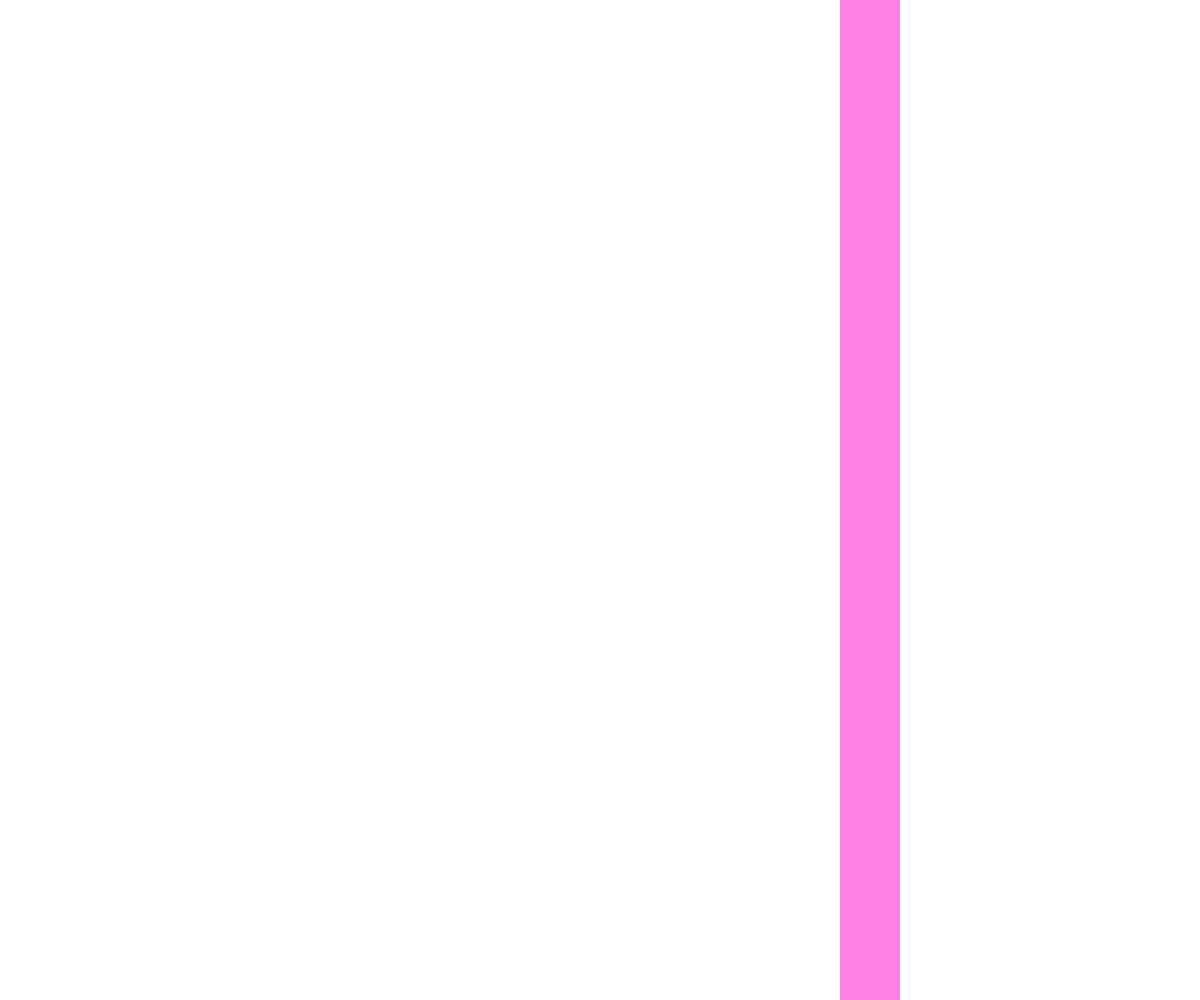
Frame 1 (no input)
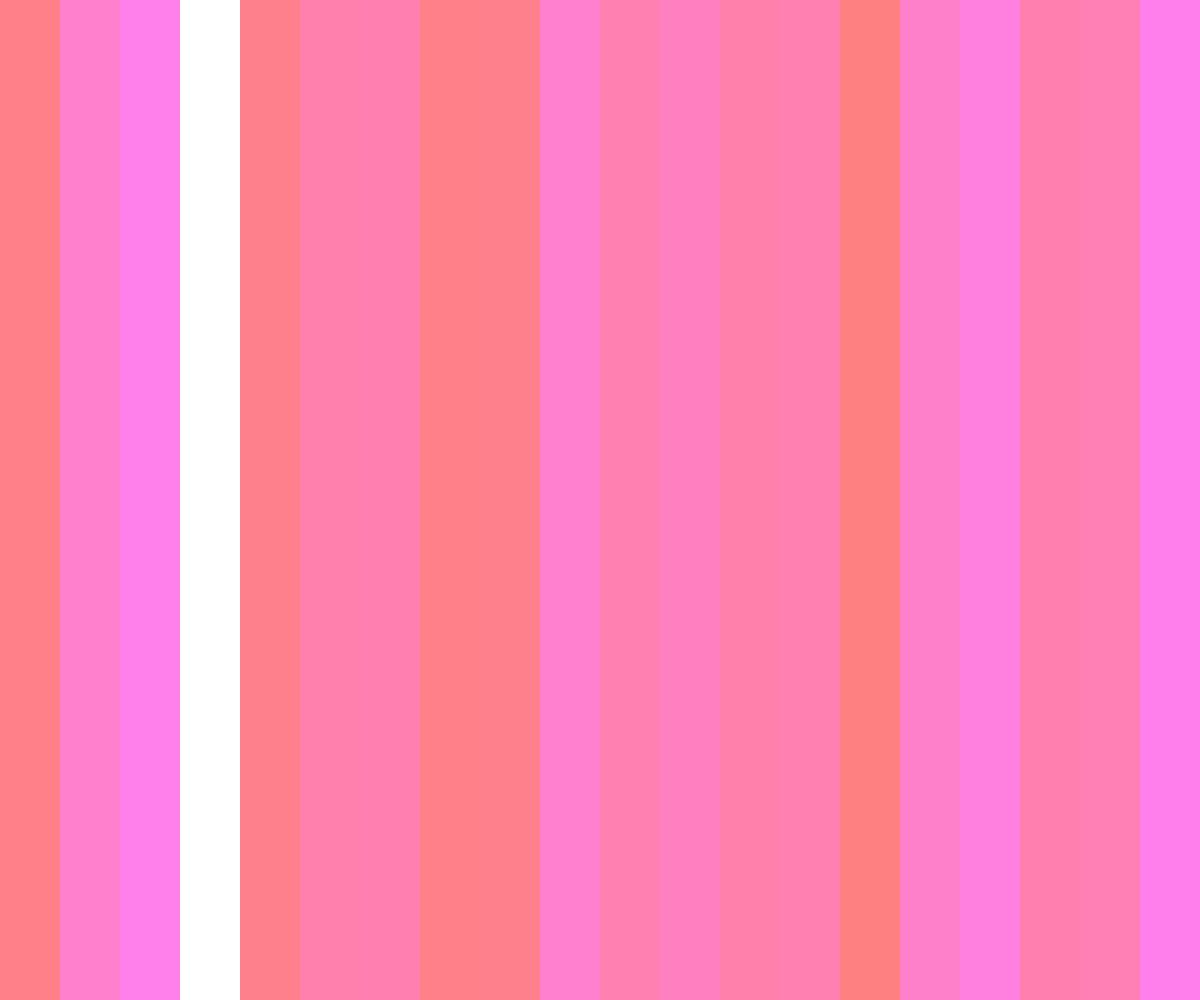
Frame 60 (no input)
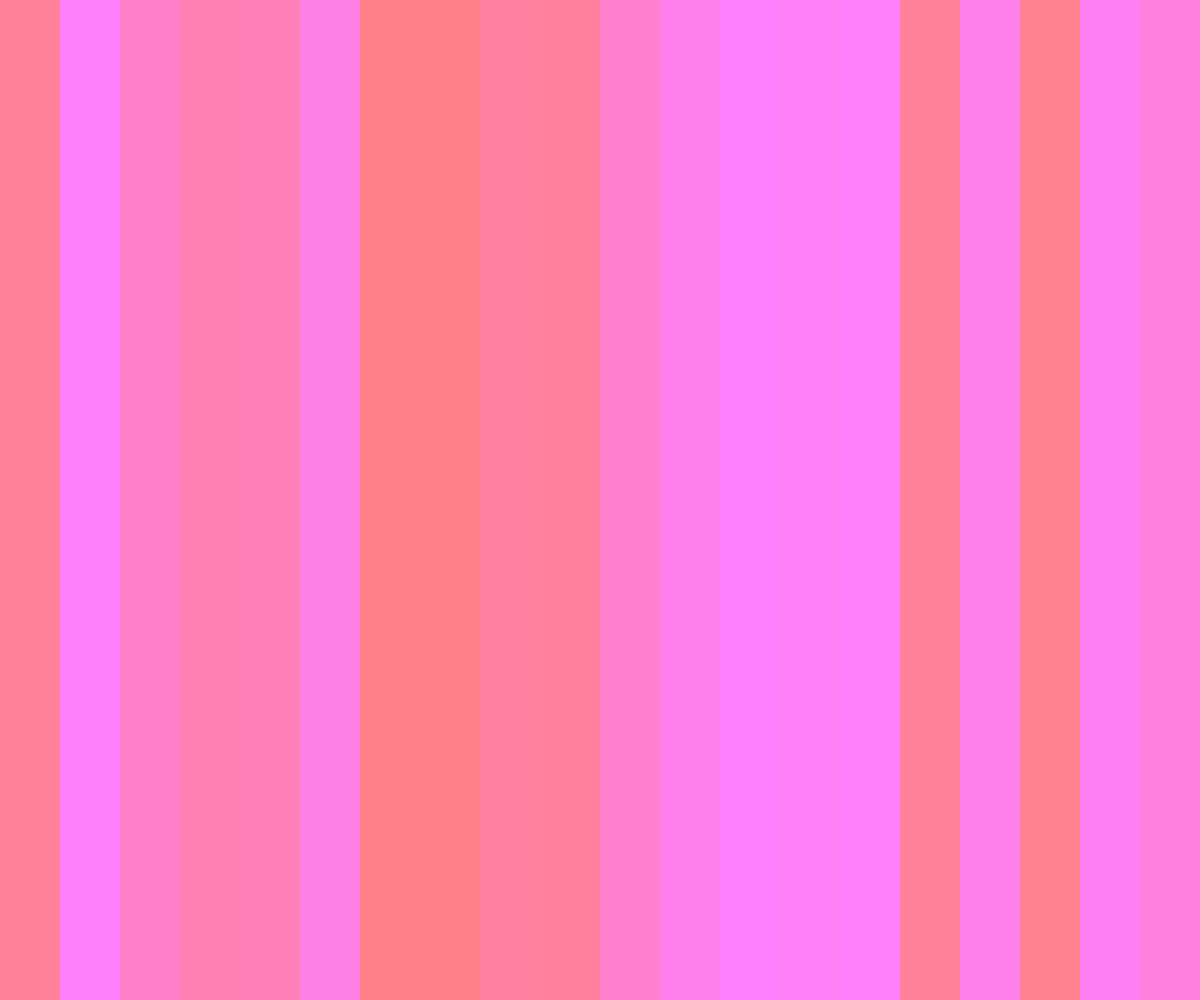
Frame 120 (the mouse pressed at the canvas centre since frame 60)

The p5.js sketch that drew these frames (run headless with seeded random() and noise() and a simulated clock; from frame 60 on, the mouse is pressed at the canvas centre):

// p5.js sketch
// ── sketch.js
let x = 0;
let w = 10;

function setup(){
  createCanvas(windowWidth, windowHeight);
  colorMode(HSB);
  background(100);
  noStroke();
}

function draw(){
  // Pick a hue somewhere between purple and red
  let h = random(300, 360);
  fill(random(300, 360), 50, 100);

 // Draw a rectangle with that colour
  let w = width / 20;
  let x = floor(random(20)) * w;
  rect(x, 0, w, height);
}
